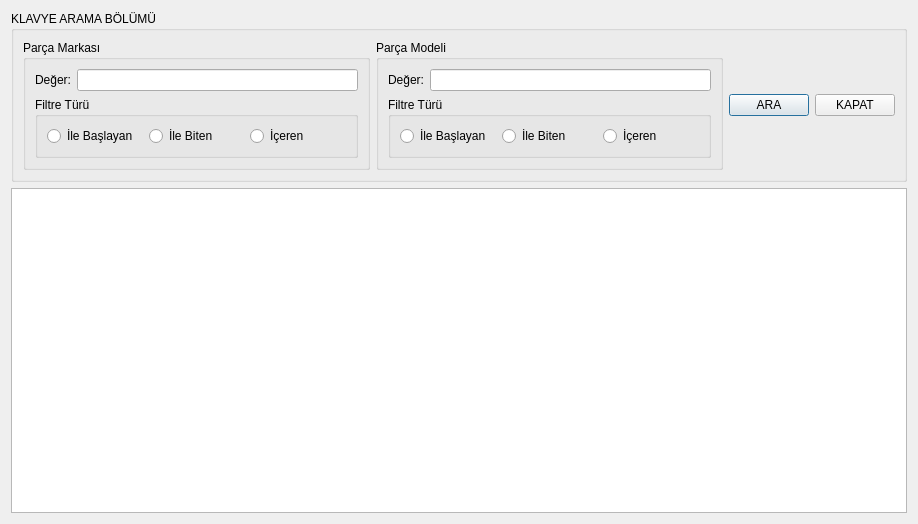
<?xml version="1.0" encoding="UTF-8"?>
<ui version="4.0">
 <class>TMOKlavyeListeFormu</class>
 <widget class="QDialog" name="TMOKlavyeListeFormu">
  <property name="geometry">
   <rect>
    <x>0</x>
    <y>0</y>
    <width>918</width>
    <height>524</height>
   </rect>
  </property>
  <property name="windowTitle">
   <string>Dialog</string>
  </property>
  <layout class="QGridLayout" name="gridLayout_6">
   <item row="0" column="0">
    <widget class="QGroupBox" name="GPAramaBolumu">
     <property name="title">
      <string>KLAVYE ARAMA BÖLÜMÜ</string>
     </property>
     <layout class="QGridLayout" name="gridLayout_5">
      <item row="0" column="1">
       <widget class="QGroupBox" name="GPParcaModeli">
        <property name="title">
         <string>Parça Modeli</string>
        </property>
        <layout class="QGridLayout" name="gridLayout_4">
         <item row="0" column="0">
          <widget class="QLabel" name="LPModeliDeger">
           <property name="text">
            <string>Değer:</string>
           </property>
          </widget>
         </item>
         <item row="0" column="1">
          <widget class="QLineEdit" name="LEPModeliDeger"/>
         </item>
         <item row="1" column="0" colspan="2">
          <widget class="QGroupBox" name="GPPModeliFiltreTuru">
           <property name="title">
            <string>Filtre Türü</string>
           </property>
           <layout class="QGridLayout" name="gridLayout_3">
            <item row="0" column="0">
             <widget class="QRadioButton" name="RBPModeliFTIleBaslayan">
              <property name="text">
               <string>İle Başlayan</string>
              </property>
             </widget>
            </item>
            <item row="0" column="1">
             <widget class="QRadioButton" name="RBPModeliIFTIleBiten">
              <property name="text">
               <string>İle Biten</string>
              </property>
             </widget>
            </item>
            <item row="0" column="2">
             <widget class="QRadioButton" name="RBPModeliFTIceren">
              <property name="text">
               <string>İçeren</string>
              </property>
             </widget>
            </item>
           </layout>
          </widget>
         </item>
        </layout>
       </widget>
      </item>
      <item row="0" column="2">
       <widget class="QPushButton" name="PBAra">
        <property name="text">
         <string>ARA</string>
        </property>
       </widget>
      </item>
      <item row="0" column="0">
       <widget class="QGroupBox" name="GPParcaMarkasi">
        <property name="title">
         <string>Parça Markası</string>
        </property>
        <layout class="QGridLayout" name="gridLayout_2">
         <item row="0" column="0">
          <widget class="QLabel" name="LPMarkasiDeger">
           <property name="text">
            <string>Değer:</string>
           </property>
          </widget>
         </item>
         <item row="0" column="1">
          <widget class="QLineEdit" name="LEPMarkasiDeger"/>
         </item>
         <item row="1" column="0" colspan="2">
          <widget class="QGroupBox" name="GPPMarkasiFiltreTuru">
           <property name="title">
            <string>Filtre Türü</string>
           </property>
           <layout class="QGridLayout" name="gridLayout">
            <item row="0" column="0">
             <widget class="QRadioButton" name="RBPMarkasiFTIleBaslayan">
              <property name="text">
               <string>İle Başlayan</string>
              </property>
             </widget>
            </item>
            <item row="0" column="1">
             <widget class="QRadioButton" name="RBPMarkasiFTIleBiten">
              <property name="text">
               <string>İle Biten</string>
              </property>
             </widget>
            </item>
            <item row="0" column="2">
             <widget class="QRadioButton" name="RBPMarkasiFTIceren">
              <property name="text">
               <string>İçeren</string>
              </property>
             </widget>
            </item>
           </layout>
          </widget>
         </item>
        </layout>
       </widget>
      </item>
      <item row="0" column="3">
       <widget class="QPushButton" name="PBKapat">
        <property name="text">
         <string>KAPAT</string>
        </property>
       </widget>
      </item>
     </layout>
    </widget>
   </item>
   <item row="1" column="0">
    <widget class="QTableWidget" name="TWTablo"/>
   </item>
  </layout>
 </widget>
 <resources/>
 <connections/>
</ui>
